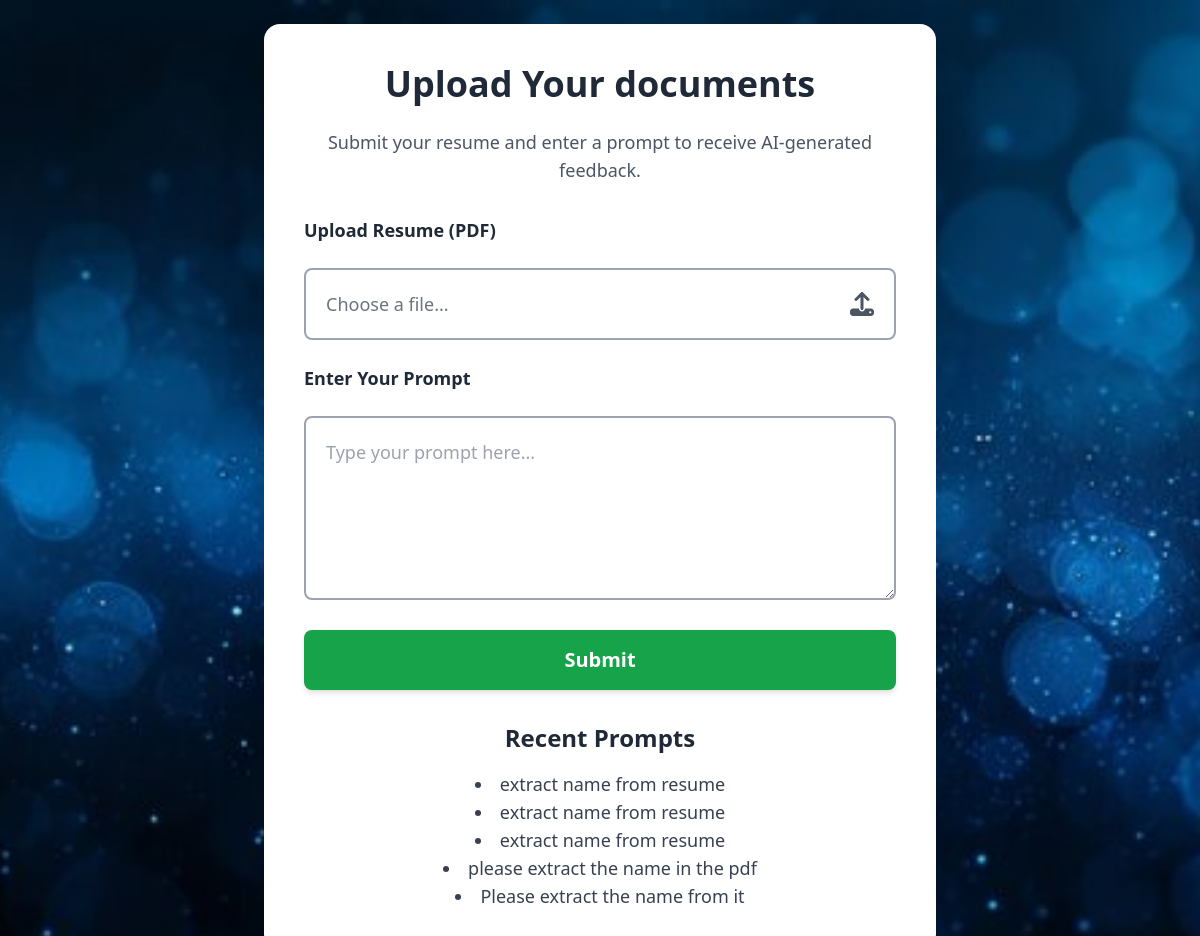
The page /document/upload/ on the database as committed earlier.
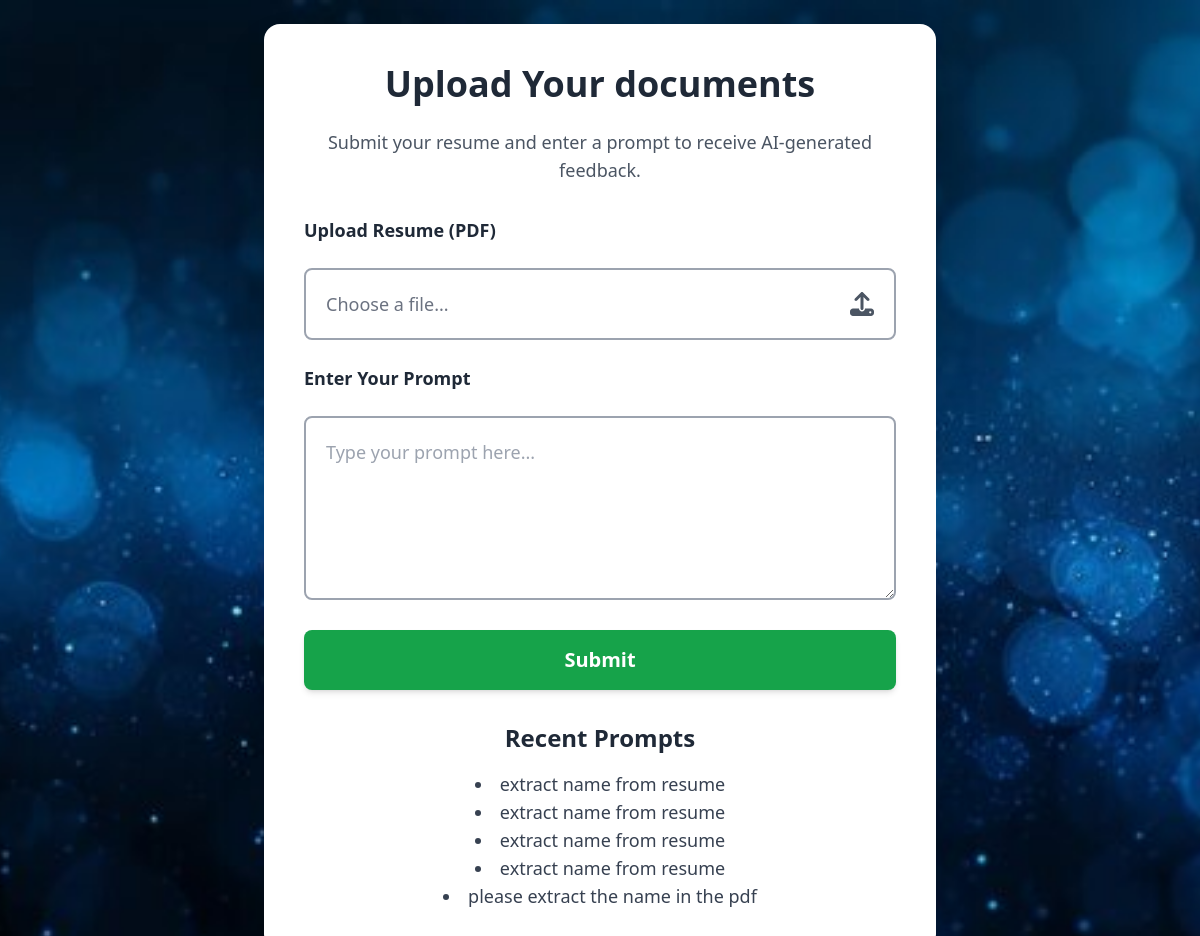
The same page on the database as committed later.
### document/models.py (models this page shows)
class Prompt(models.Model):
    text = models.TextField()
    response = models.TextField()
    created_at = models.DateTimeField(auto_now_add=True)

### document/views.py (the view)
# urls.py: path("upload/", upload_document, name="upload"),
def upload_document(request):
    response_text = None
    recent_prompts = Prompt.objects.all().order_by('-created_at')[:5]
    if request.method == "POST":
        form = DocumentUploadForm(request.POST, request.FILES)
        user_prompt = request.POST.get("prompt", "").strip()  # Get prompt from user input
        if form.is_valid() and user_prompt:
            document = form.save()
            file_path = document.file.path
            try:
                with open(file_path, "rb") as f:
                    uploaded_file = genai.upload_file(f, mime_type="application/pdf")
                model = genai.GenerativeModel("gemini-1.5-flash")
                response = model.generate_content([uploaded_file, user_prompt])
                response_text = response.text if hasattr(response, "text") else "No response received."
                Prompt.objects.create(text=user_prompt, response=response_text)
            except Exception as e:
                response_text = f"Error generating response: {str(e)}"
    else:
        form = DocumentUploadForm()
    return render(request, "upload.html", {"form": form, "response_text": response_text, "recent_prompts": recent_prompts})

### document/forms.py
class DocumentUploadForm(forms.ModelForm):
    class Meta:
        model = Document
        fields = ["file"]

### templates/upload.html (shortened to what this page needs)
{% load static %}
<!DOCTYPE html>
<html lang="en">
<head>
    <script src="https://cdn.tailwindcss.com"></script>
</head>
<body class="bg-cover bg-center bg-no-repeat flex items-center justify-center min-h-screen p-6"
style="background-image: url({% static 'images/hack_bg_image1.jpg' %});">
    <div class="bg-white shadow-2xl rounded-2xl p-10 max-w-2xl w-full text-center transform scale-90 opacity-0" id="upload-container">
        <h1 class="text-4xl font-extrabold text-gray-800 mb-6">Upload Your documents</h1>
        <p class="text-lg text-gray-600 mb-8">Submit your resume and enter a prompt to receive AI-generated feedback.</p>
        <form method="post" enctype="multipart/form-data" class="space-y-6 text-left">
            <label class="block text-gray-800 font-semibold text-lg">Upload Resume (PDF)</label>
            <div class="relative w-full border-2 border-gray-400 rounded-lg p-5 flex items-center justify-between cursor-pointer hover:border-blue-500 transition duration-300">
                <span id="file-label" class="text-gray-500 text-lg">Choose a file...</span>
                <i class="fa-solid fa-upload text-gray-600 text-2xl"></i>
            </div>
            <label class="block text-gray-800 font-semibold text-lg">Enter Your Prompt</label>
            <textarea name="prompt" class="w-full border-2 border-gray-400 p-5 rounded-lg focus:ring-4 focus:ring-blue-500 focus:outline-none text-lg" rows="5" required placeholder="Type your prompt here..."></textarea>
            <button type="submit" class="w-full bg-green-600 text-white text-xl px-8 py-4 rounded-lg shadow-md hover:bg-green-700 transition duration-300 font-semibold">
                Submit
            </button>
        </form>
        <h2 class="text-2xl font-bold text-gray-800 mt-8">Recent Prompts</h2>
        <ul class="list-disc list-inside text-gray-700 text-lg mt-4">
            {% for prompt in recent_prompts %}
                <li>{{ prompt.text }}</li>
            {% endfor %}
        </ul>
    </div>
</body>
</html>

Rows that differ between the two databases and show on the page:
no longer on this page (row unchanged): Prompt: text "Please extract the name from it"
added Prompt: text "extract name from resume"
